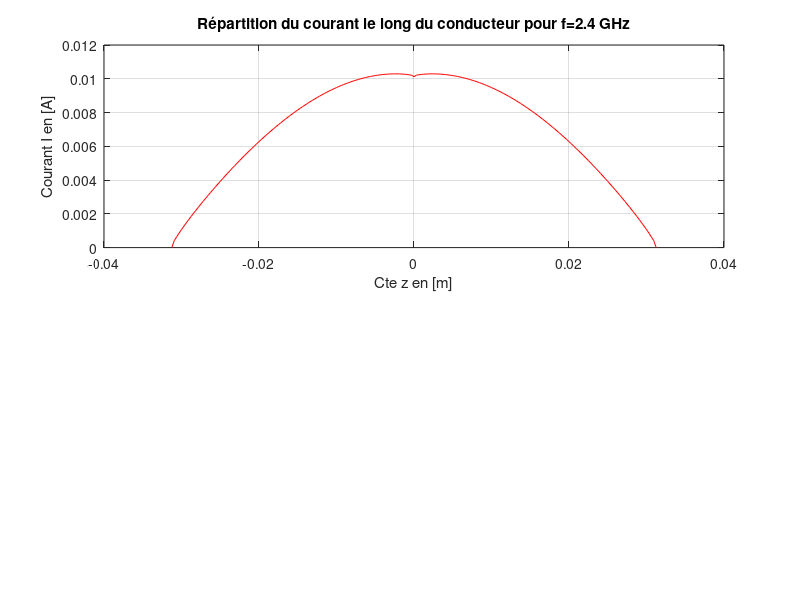
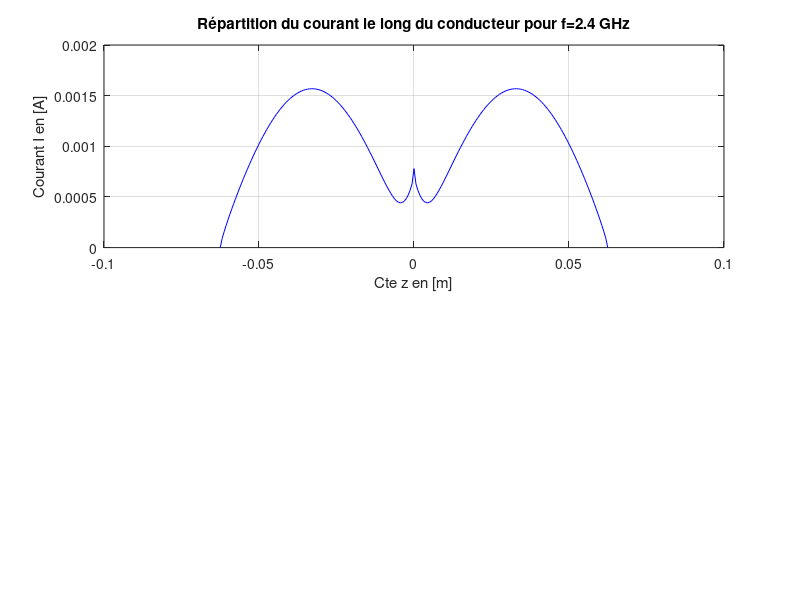
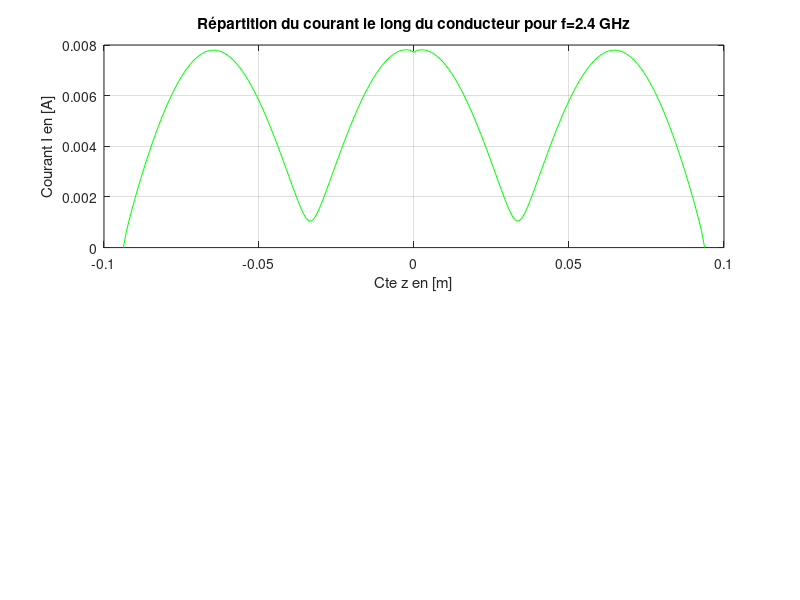
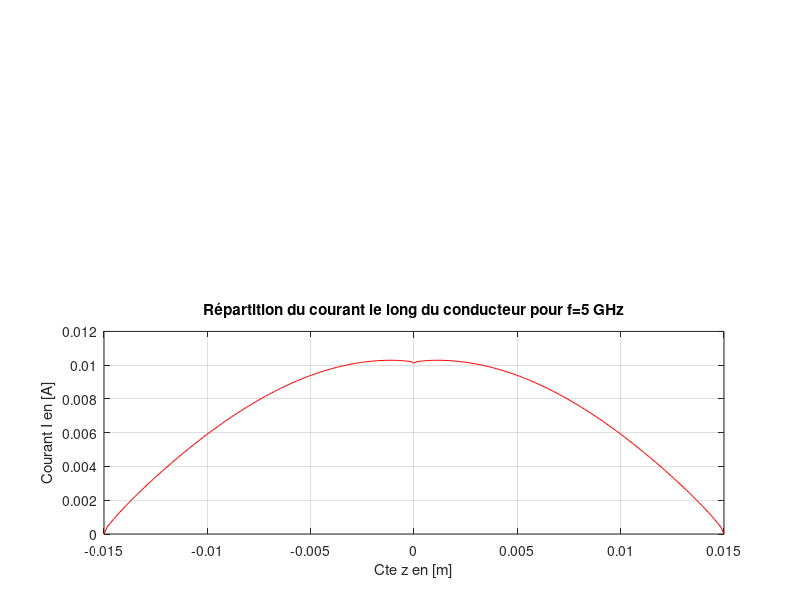

Here is the MATLAB script that generated these plots, in order:
function hallen
    % Résolution de l'équation intégrale de Allen
    % a : rayon de l'antenne
    % l : la longueur de l'antenne
    % N : nombre de segments de largeur delta
    %--------------------------------------------------------------------------
    % on recherche les fonctions d'expansion In
    % initialisation des paramètres
    % définitions des constantes
    c = 3*10^8;         % célérité de la lumière
    N = 200;            % nombre de segments de largeur delta
    f = 10^9 * [2.4 5]; % vecteur formé des différentes valeurs de la fréquence
    nu = 377;           % impédance magnétique du vide
    Vt = 1;             % Potentiel aux extrémités de l'antenne
    %--------------------------------------------------------------------------
    
    z = zeros(1, N);
    F = zeros(N + 1, N + 1);
    Q = zeros(N + 1, 1);
    J = zeros(N + 1, 1);
    
    %--------------------------------------------------------------------------
    for h = 1:2 % pour chaque fréquence on détermine I pour différentes valeurs de la longueur de l'antenne
        lamda = c / f(h);                % longueur d'onde
        l = lamda * [0.5 1 1.5];         % vecteur formé des différentes valeurs de la longueur de l'antenne
        a = 0.001 * lamda;               % rayon de l'antenne
        k = (2 * pi) / lamda;            % nombre d'onde
        coul = ['r','b','g'];
        for g = 1:3                      % pour chaque valeur de la longueur
            delta = l(g) / N;            % largeur de la subdivision
            
            %--------------------------------------------------------------------------
            % vecteur position défini en fonction de la longueur de l'antenne
            z = -l(g) / 2 : delta : l(g) / 2;
            %--------------------------------------------------------------------------
            % calcul des éléments de la matrice F
            for m = 1:N+1
                for n = 1:N
                    F(m, n) = (1 / (4 * pi)) * ...
                        (cos(k * sqrt(a^2 + (z(m) - z(n))^2))) * ...
                        log((z(m) + delta / 2 - z(n) + ...
                        sqrt(a^2 + (z(m) - z(n) + delta / 2)^2)) / ...
                        (z(m) - delta / 2 - z(n) + ...
                        sqrt(a^2 + (z(m) - z(n) - delta / 2)^2))) - ...
                        (complex(0, delta) * sin(k * sqrt(a^2 + (z(m) - z(n))^2))) / ...
                        (4 * pi * sqrt(a^2 + (z(m) - z(n))^2));
                end
            end
            
            for i = 1:N + 1
                F(i, N + 1) = complex(0, 1 / nu) * cos(k * z(i)); % remplissage de la matrice F
                Q(i, 1) = complex(0, -0.5 / nu) * Vt * sin(k * abs(z(i))); % matrice colonne Q
            end
            
            J = abs(inv(F) * Q);  % Module des courants élémentaires J(i)
            J(N + 1, 1) = J(1, 1);  % Assure la continuité des courants
            
            t = -l(g) / 2 : delta : l(g) / 2;
            
            %--------------------------------------------------------------------------
            % Calcul du courant I en chaque point t(i)
            for j = 1:N + 1
                I(g, j) = 0;
                for i = 1:N + 1
                    I(g, j) = I(g, j) + ((t(i) < z(j) + delta / 2) & (t(i) > z(j) - delta / 2)) * J(j);
                end
            end
            %------------------------------------------------------------------------
            
            %%% Affichage de la répartition du courant %%%
            % Create the plot without displaying it
            figure('Visible', 'off');
            e = coul(g);
            hold on
            if h == 1
                subplot(2, 1, 1), plot(t, I(g, :), e) % Répartition du courant f=f1
                grid on
                title('Répartition du courant le long du conducteur pour f=2.4 GHz')
                xlabel('Cte z en [m]')
                ylabel('Courant I en [A]')
            else
                subplot(2, 1, 2), plot(t, I(g, :), e) % Répartition du courant f=f2
                grid on
                title('Répartition du courant le long du conducteur pour f=5 GHz')
                xlabel('Cte z en [m]')
                ylabel('Courant I en [A]')
            end
            
            % Base filename for the plot
            baseFilename = sprintf('results/hallen/hallen_plot_f%d_l%d.png', h, g);
            filename = baseFilename;
            count = 1;

            % Check if the file exists and update the filename with a count
            while exist(filename, 'file')
                filename = sprintf('results/hallen/hallen_plot_f%d_l%d_%d.png', h, g, count);
                count = count + 1;
            end

            % Save the plot to a file
            saveas(gcf, filename);

            % Close the figure
            close(gcf);
            
            % Affichage des résultats de calculs dans la fenêtre de commande
            fprintf('Fréquence: %.1f GHz\n', f(h)/1e9);
            fprintf('Longueur d''onde: %.2f m\n', lamda);
            fprintf('Longueur de l''antenne: %.2f m\n', l(g));
            fprintf('Courants J aux points: \n');
            disp(J(1:N+1));
            fprintf('Courants I pour chaque position t:\n');
            disp(I(g, :));
            fprintf('---------------------------------\n');
            
        end
    end
    % Fin du tracé de I en fonction de la position pour différentes valeurs de fréquence
end
